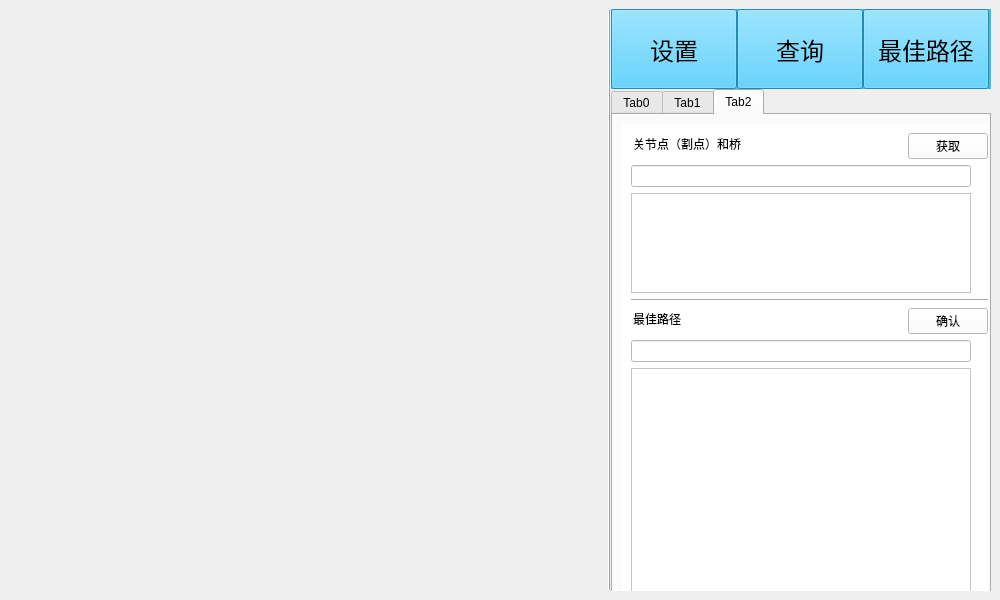
<?xml version="1.0" encoding="UTF-8"?>
<ui version="4.0">
 <class>MainWindow</class>
 <widget class="QMainWindow" name="MainWindow">
  <property name="geometry">
   <rect>
    <x>0</x>
    <y>0</y>
    <width>1000</width>
    <height>600</height>
   </rect>
  </property>
  <property name="minimumSize">
   <size>
    <width>1000</width>
    <height>600</height>
   </size>
  </property>
  <property name="maximumSize">
   <size>
    <width>1000</width>
    <height>600</height>
   </size>
  </property>
  <property name="windowTitle">
   <string>NUCMAP</string>
  </property>
  <property name="windowIcon">
   <iconset resource="res.qrc">
    <normaloff>:/new/image/nuc.ico</normaloff>:/new/image/nuc.ico</iconset>
  </property>
  <widget class="QWidget" name="centralwidget">
   <layout class="QGridLayout" name="gridLayout_2">
    <item row="0" column="0">
     <widget class="QWidget" name="widgetImg" native="true">
      <property name="minimumSize">
       <size>
        <width>600</width>
        <height>600</height>
       </size>
      </property>
      <property name="maximumSize">
       <size>
        <width>600</width>
        <height>600</height>
       </size>
      </property>
      <property name="mouseTracking">
       <bool>true</bool>
      </property>
      <widget class="QLabel" name="labelImg">
       <property name="geometry">
        <rect>
         <x>0</x>
         <y>0</y>
         <width>600</width>
         <height>600</height>
        </rect>
       </property>
       <property name="minimumSize">
        <size>
         <width>600</width>
         <height>600</height>
        </size>
       </property>
       <property name="maximumSize">
        <size>
         <width>600</width>
         <height>600</height>
        </size>
       </property>
       <property name="mouseTracking">
        <bool>true</bool>
       </property>
       <property name="text">
        <string/>
       </property>
       <property name="pixmap">
        <pixmap resource="res.qrc">:/new/image/nucMap.png</pixmap>
       </property>
       <property name="scaledContents">
        <bool>true</bool>
       </property>
       <property name="alignment">
        <set>Qt::AlignCenter</set>
       </property>
      </widget>
     </widget>
    </item>
    <item row="0" column="1">
     <widget class="QWidget" name="widgetTotal" native="true">
      <layout class="QHBoxLayout" name="horizontalLayout_2">
       <property name="spacing">
        <number>0</number>
       </property>
       <property name="leftMargin">
        <number>0</number>
       </property>
       <property name="topMargin">
        <number>0</number>
       </property>
       <property name="rightMargin">
        <number>0</number>
       </property>
       <property name="bottomMargin">
        <number>0</number>
       </property>
       <item>
        <spacer name="horizontalSpacer">
         <property name="orientation">
          <enum>Qt::Horizontal</enum>
         </property>
         <property name="sizeHint" stdset="0">
          <size>
           <width>40</width>
           <height>20</height>
          </size>
         </property>
        </spacer>
       </item>
       <item>
        <widget class="QFrame" name="frame">
         <property name="frameShape">
          <enum>QFrame::VLine</enum>
         </property>
         <property name="frameShadow">
          <enum>QFrame::Raised</enum>
         </property>
        </widget>
       </item>
       <item>
        <spacer name="horizontalSpacer_2">
         <property name="orientation">
          <enum>Qt::Horizontal</enum>
         </property>
         <property name="sizeHint" stdset="0">
          <size>
           <width>40</width>
           <height>20</height>
          </size>
         </property>
        </spacer>
       </item>
       <item>
        <widget class="QWidget" name="widgetTab" native="true">
         <property name="minimumSize">
          <size>
           <width>380</width>
           <height>600</height>
          </size>
         </property>
         <property name="maximumSize">
          <size>
           <width>380</width>
           <height>600</height>
          </size>
         </property>
         <layout class="QVBoxLayout" name="verticalLayout">
          <property name="spacing">
           <number>0</number>
          </property>
          <property name="leftMargin">
           <number>0</number>
          </property>
          <property name="topMargin">
           <number>0</number>
          </property>
          <property name="rightMargin">
           <number>0</number>
          </property>
          <property name="bottomMargin">
           <number>0</number>
          </property>
          <item>
           <widget class="QWidget" name="widgetButton" native="true">
            <property name="minimumSize">
             <size>
              <width>380</width>
              <height>80</height>
             </size>
            </property>
            <property name="maximumSize">
             <size>
              <width>380</width>
              <height>80</height>
             </size>
            </property>
            <property name="font">
             <font>
              <pointsize>18</pointsize>
             </font>
            </property>
            <property name="styleSheet">
             <string notr="true">background-color: rgb(55, 192, 246);</string>
            </property>
            <layout class="QHBoxLayout" name="horizontalLayout_3">
             <property name="spacing">
              <number>0</number>
             </property>
             <property name="leftMargin">
              <number>0</number>
             </property>
             <property name="topMargin">
              <number>0</number>
             </property>
             <property name="rightMargin">
              <number>0</number>
             </property>
             <property name="bottomMargin">
              <number>0</number>
             </property>
             <item>
              <widget class="QPushButton" name="pushButton0">
               <property name="minimumSize">
                <size>
                 <width>126</width>
                 <height>80</height>
                </size>
               </property>
               <property name="maximumSize">
                <size>
                 <width>126</width>
                 <height>80</height>
                </size>
               </property>
               <property name="styleSheet">
                <string notr="true"/>
               </property>
               <property name="text">
                <string>设置</string>
               </property>
              </widget>
             </item>
             <item>
              <widget class="QPushButton" name="pushButton1">
               <property name="minimumSize">
                <size>
                 <width>126</width>
                 <height>80</height>
                </size>
               </property>
               <property name="maximumSize">
                <size>
                 <width>126</width>
                 <height>80</height>
                </size>
               </property>
               <property name="text">
                <string>查询</string>
               </property>
              </widget>
             </item>
             <item>
              <widget class="QPushButton" name="pushButton2">
               <property name="minimumSize">
                <size>
                 <width>126</width>
                 <height>80</height>
                </size>
               </property>
               <property name="maximumSize">
                <size>
                 <width>126</width>
                 <height>80</height>
                </size>
               </property>
               <property name="text">
                <string>最佳路径</string>
               </property>
              </widget>
             </item>
            </layout>
           </widget>
          </item>
          <item>
           <widget class="QTabWidget" name="tabWidget">
            <property name="minimumSize">
             <size>
              <width>0</width>
              <height>0</height>
             </size>
            </property>
            <property name="currentIndex">
             <number>2</number>
            </property>
            <widget class="QWidget" name="tab0">
             <attribute name="title">
              <string>Tab0</string>
             </attribute>
             <layout class="QGridLayout" name="gridLayout_5">
              <item row="0" column="0">
               <widget class="QWidget" name="widget0" native="true">
                <property name="minimumSize">
                 <size>
                  <width>375</width>
                  <height>515</height>
                 </size>
                </property>
                <property name="maximumSize">
                 <size>
                  <width>375</width>
                  <height>515</height>
                 </size>
                </property>
                <property name="styleSheet">
                 <string notr="true">background-color: rgb(255, 255, 255);</string>
                </property>
                <layout class="QGridLayout" name="gridLayout">
                 <item row="11" column="1">
                  <widget class="QLineEdit" name="lineEditFinishDel">
                   <property name="readOnly">
                    <bool>false</bool>
                   </property>
                  </widget>
                 </item>
                 <item row="8" column="0" colspan="4">
                  <widget class="Line" name="line1">
                   <property name="orientation">
                    <enum>Qt::Horizontal</enum>
                   </property>
                  </widget>
                 </item>
                 <item row="7" column="0">
                  <widget class="QLineEdit" name="lineEditLength">
                   <property name="text">
                    <string>长度</string>
                   </property>
                   <property name="frame">
                    <bool>false</bool>
                   </property>
                   <property name="alignment">
                    <set>Qt::AlignCenter</set>
                   </property>
                   <property name="readOnly">
                    <bool>true</bool>
                   </property>
                  </widget>
                 </item>
                 <item row="2" column="3">
                  <widget class="QPushButton" name="pushButtonSure1">
                   <property name="text">
                    <string>确认</string>
                   </property>
                  </widget>
                 </item>
                 <item row="10" column="0">
                  <widget class="QLineEdit" name="lineEditSpointDel">
                   <property name="text">
                    <string>起点</string>
                   </property>
                   <property name="frame">
                    <bool>false</bool>
                   </property>
                   <property name="alignment">
                    <set>Qt::AlignCenter</set>
                   </property>
                   <property name="readOnly">
                    <bool>true</bool>
                   </property>
                  </widget>
                 </item>
                 <item row="13" column="0">
                  <widget class="QLineEdit" name="lineEditDelSpot">
                   <property name="text">
                    <string>删除地点</string>
                   </property>
                   <property name="frame">
                    <bool>false</bool>
                   </property>
                  </widget>
                 </item>
                 <item row="11" column="0">
                  <widget class="QLineEdit" name="lineEditFpointDel">
                   <property name="text">
                    <string>终点</string>
                   </property>
                   <property name="frame">
                    <bool>false</bool>
                   </property>
                   <property name="alignment">
                    <set>Qt::AlignCenter</set>
                   </property>
                   <property name="readOnly">
                    <bool>true</bool>
                   </property>
                  </widget>
                 </item>
                 <item row="13" column="1">
                  <widget class="QLineEdit" name="lineEditDelSpotPut">
                   <property name="readOnly">
                    <bool>false</bool>
                   </property>
                  </widget>
                 </item>
                 <item row="6" column="1">
                  <widget class="QLineEdit" name="lineEditFinishAdd">
                   <property name="readOnly">
                    <bool>false</bool>
                   </property>
                  </widget>
                 </item>
                 <item row="0" column="1">
                  <widget class="QLineEdit" name="lineEditChangeSpot">
                   <property name="readOnly">
                    <bool>false</bool>
                   </property>
                  </widget>
                 </item>
                 <item row="6" column="0">
                  <widget class="QLineEdit" name="lineEditFpointAdd">
                   <property name="text">
                    <string>终点</string>
                   </property>
                   <property name="frame">
                    <bool>false</bool>
                   </property>
                   <property name="alignment">
                    <set>Qt::AlignCenter</set>
                   </property>
                   <property name="readOnly">
                    <bool>true</bool>
                   </property>
                  </widget>
                 </item>
                 <item row="1" column="1">
                  <widget class="QLineEdit" name="lineEditNamePut"/>
                 </item>
                 <item row="7" column="3">
                  <widget class="QPushButton" name="pushButtonSure2">
                   <property name="text">
                    <string>确认</string>
                   </property>
                  </widget>
                 </item>
                 <item row="7" column="1">
                  <widget class="QLineEdit" name="lineEditLengthPut">
                   <property name="text">
                    <string/>
                   </property>
                  </widget>
                 </item>
                 <item row="2" column="0">
                  <widget class="QLineEdit" name="lineEditDes">
                   <property name="text">
                    <string>简介</string>
                   </property>
                   <property name="frame">
                    <bool>false</bool>
                   </property>
                   <property name="alignment">
                    <set>Qt::AlignCenter</set>
                   </property>
                   <property name="readOnly">
                    <bool>true</bool>
                   </property>
                  </widget>
                 </item>
                 <item row="3" column="0" colspan="4">
                  <widget class="Line" name="line0">
                   <property name="orientation">
                    <enum>Qt::Horizontal</enum>
                   </property>
                  </widget>
                 </item>
                 <item row="9" column="0">
                  <widget class="QLineEdit" name="lineEditDel">
                   <property name="text">
                    <string>删除路径</string>
                   </property>
                   <property name="frame">
                    <bool>false</bool>
                   </property>
                   <property name="readOnly">
                    <bool>true</bool>
                   </property>
                  </widget>
                 </item>
                 <item row="10" column="1">
                  <widget class="QLineEdit" name="lineEditStartDel">
                   <property name="readOnly">
                    <bool>false</bool>
                   </property>
                  </widget>
                 </item>
                 <item row="5" column="0">
                  <widget class="QLineEdit" name="lineEditSpointAdd">
                   <property name="text">
                    <string>起点</string>
                   </property>
                   <property name="frame">
                    <bool>false</bool>
                   </property>
                   <property name="alignment">
                    <set>Qt::AlignCenter</set>
                   </property>
                   <property name="readOnly">
                    <bool>true</bool>
                   </property>
                  </widget>
                 </item>
                 <item row="5" column="1">
                  <widget class="QLineEdit" name="lineEditStartAdd">
                   <property name="readOnly">
                    <bool>false</bool>
                   </property>
                  </widget>
                 </item>
                 <item row="4" column="0">
                  <widget class="QLineEdit" name="lineEditAdd">
                   <property name="text">
                    <string>添加路径</string>
                   </property>
                   <property name="frame">
                    <bool>false</bool>
                   </property>
                   <property name="readOnly">
                    <bool>true</bool>
                   </property>
                  </widget>
                 </item>
                 <item row="0" column="0">
                  <widget class="QLineEdit" name="lineEditChange">
                   <property name="text">
                    <string>修改地点</string>
                   </property>
                   <property name="frame">
                    <bool>false</bool>
                   </property>
                   <property name="readOnly">
                    <bool>true</bool>
                   </property>
                  </widget>
                 </item>
                 <item row="2" column="1">
                  <widget class="QLineEdit" name="lineEditDesPut"/>
                 </item>
                 <item row="1" column="0">
                  <widget class="QLineEdit" name="lineEditName">
                   <property name="text">
                    <string>名称</string>
                   </property>
                   <property name="frame">
                    <bool>false</bool>
                   </property>
                   <property name="alignment">
                    <set>Qt::AlignCenter</set>
                   </property>
                   <property name="readOnly">
                    <bool>true</bool>
                   </property>
                  </widget>
                 </item>
                 <item row="12" column="0" colspan="4">
                  <widget class="Line" name="line2">
                   <property name="orientation">
                    <enum>Qt::Horizontal</enum>
                   </property>
                  </widget>
                 </item>
                 <item row="11" column="3">
                  <widget class="QPushButton" name="pushButtonSure3">
                   <property name="text">
                    <string>确认</string>
                   </property>
                  </widget>
                 </item>
                 <item row="13" column="3">
                  <widget class="QPushButton" name="pushButtonSure4">
                   <property name="text">
                    <string>确认</string>
                   </property>
                  </widget>
                 </item>
                 <item row="0" column="3">
                  <widget class="QPushButton" name="pushButtonGet">
                   <property name="text">
                    <string>获取</string>
                   </property>
                  </widget>
                 </item>
                </layout>
               </widget>
              </item>
             </layout>
            </widget>
            <widget class="QWidget" name="tab1">
             <attribute name="title">
              <string>Tab1</string>
             </attribute>
             <layout class="QGridLayout" name="gridLayout_6">
              <item row="0" column="0">
               <widget class="QWidget" name="widget_2" native="true">
                <property name="minimumSize">
                 <size>
                  <width>375</width>
                  <height>515</height>
                 </size>
                </property>
                <property name="maximumSize">
                 <size>
                  <width>375</width>
                  <height>515</height>
                 </size>
                </property>
                <property name="styleSheet">
                 <string notr="true">background-color: rgb(255, 255, 255);</string>
                </property>
                <layout class="QGridLayout" name="gridLayout_4">
                 <item row="25" column="0" colspan="3">
                  <widget class="QLineEdit" name="lineEditInSpot">
                   <property name="minimumSize">
                    <size>
                     <width>340</width>
                     <height>0</height>
                    </size>
                   </property>
                   <property name="maximumSize">
                    <size>
                     <width>340</width>
                     <height>16777215</height>
                    </size>
                   </property>
                   <property name="readOnly">
                    <bool>true</bool>
                   </property>
                  </widget>
                 </item>
                 <item row="5" column="1">
                  <widget class="QLineEdit" name="lineEditFPut">
                   <property name="minimumSize">
                    <size>
                     <width>0</width>
                     <height>0</height>
                    </size>
                   </property>
                   <property name="maximumSize">
                    <size>
                     <width>16777215</width>
                     <height>16777215</height>
                    </size>
                   </property>
                  </widget>
                 </item>
                 <item row="21" column="2">
                  <widget class="QPushButton" name="pushButtonISeek">
                   <property name="text">
                    <string>确定</string>
                   </property>
                  </widget>
                 </item>
                 <item row="5" column="2" rowspan="2">
                  <widget class="QPushButton" name="pushButtonSeekShort">
                   <property name="text">
                    <string>查询</string>
                   </property>
                  </widget>
                 </item>
                 <item row="2" column="0">
                  <widget class="QLineEdit" name="lineEditShort">
                   <property name="text">
                    <string>最短路径</string>
                   </property>
                   <property name="frame">
                    <bool>false</bool>
                   </property>
                   <property name="readOnly">
                    <bool>true</bool>
                   </property>
                  </widget>
                 </item>
                 <item row="7" column="0" colspan="3">
                  <widget class="QTextEdit" name="textEditAll">
                   <property name="minimumSize">
                    <size>
                     <width>340</width>
                     <height>0</height>
                    </size>
                   </property>
                   <property name="maximumSize">
                    <size>
                     <width>340</width>
                     <height>16777215</height>
                    </size>
                   </property>
                   <property name="readOnly">
                    <bool>true</bool>
                   </property>
                  </widget>
                 </item>
                 <item row="8" column="0" colspan="3">
                  <widget class="QTextEdit" name="textEditShort">
                   <property name="minimumSize">
                    <size>
                     <width>340</width>
                     <height>0</height>
                    </size>
                   </property>
                   <property name="maximumSize">
                    <size>
                     <width>340</width>
                     <height>16777215</height>
                    </size>
                   </property>
                   <property name="readOnly">
                    <bool>true</bool>
                   </property>
                  </widget>
                 </item>
                 <item row="4" column="1">
                  <widget class="QLineEdit" name="lineEditSPut">
                   <property name="minimumSize">
                    <size>
                     <width>0</width>
                     <height>0</height>
                    </size>
                   </property>
                   <property name="maximumSize">
                    <size>
                     <width>16777215</width>
                     <height>16777215</height>
                    </size>
                   </property>
                  </widget>
                 </item>
                 <item row="4" column="0">
                  <widget class="QLineEdit" name="lineEditS">
                   <property name="minimumSize">
                    <size>
                     <width>126</width>
                     <height>0</height>
                    </size>
                   </property>
                   <property name="maximumSize">
                    <size>
                     <width>16777215</width>
                     <height>16777215</height>
                    </size>
                   </property>
                   <property name="text">
                    <string>起点</string>
                   </property>
                   <property name="frame">
                    <bool>false</bool>
                   </property>
                   <property name="alignment">
                    <set>Qt::AlignCenter</set>
                   </property>
                   <property name="readOnly">
                    <bool>true</bool>
                   </property>
                  </widget>
                 </item>
                 <item row="21" column="0">
                  <widget class="QLineEdit" name="lineEdit_26">
                   <property name="minimumSize">
                    <size>
                     <width>0</width>
                     <height>0</height>
                    </size>
                   </property>
                   <property name="maximumSize">
                    <size>
                     <width>16777215</width>
                     <height>16777215</height>
                    </size>
                   </property>
                   <property name="text">
                    <string>查询详情</string>
                   </property>
                   <property name="frame">
                    <bool>false</bool>
                   </property>
                   <property name="readOnly">
                    <bool>true</bool>
                   </property>
                  </widget>
                 </item>
                 <item row="5" column="0">
                  <widget class="QLineEdit" name="lineEditF">
                   <property name="text">
                    <string>终点</string>
                   </property>
                   <property name="frame">
                    <bool>false</bool>
                   </property>
                   <property name="alignment">
                    <set>Qt::AlignCenter</set>
                   </property>
                   <property name="readOnly">
                    <bool>true</bool>
                   </property>
                  </widget>
                 </item>
                 <item row="21" column="1">
                  <widget class="QLineEdit" name="lineEdit"/>
                 </item>
                 <item row="26" column="0" colspan="3">
                  <widget class="QTextEdit" name="textEditInquiry">
                   <property name="minimumSize">
                    <size>
                     <width>340</width>
                     <height>0</height>
                    </size>
                   </property>
                   <property name="maximumSize">
                    <size>
                     <width>340</width>
                     <height>16777215</height>
                    </size>
                   </property>
                   <property name="readOnly">
                    <bool>true</bool>
                   </property>
                  </widget>
                 </item>
                 <item row="9" column="0" rowspan="3" colspan="3">
                  <widget class="Line" name="line_4">
                   <property name="orientation">
                    <enum>Qt::Horizontal</enum>
                   </property>
                  </widget>
                 </item>
                </layout>
               </widget>
              </item>
             </layout>
            </widget>
            <widget class="QWidget" name="tab2">
             <attribute name="title">
              <string>Tab2</string>
             </attribute>
             <layout class="QGridLayout" name="gridLayout_7">
              <item row="0" column="0">
               <widget class="QWidget" name="widget_3" native="true">
                <property name="minimumSize">
                 <size>
                  <width>375</width>
                  <height>515</height>
                 </size>
                </property>
                <property name="maximumSize">
                 <size>
                  <width>375</width>
                  <height>515</height>
                 </size>
                </property>
                <property name="styleSheet">
                 <string notr="true">background-color: rgb(255, 255, 255);</string>
                </property>
                <layout class="QGridLayout" name="gridLayout_3">
                 <item row="2" column="0">
                  <widget class="QTextEdit" name="textEditBridge">
                   <property name="minimumSize">
                    <size>
                     <width>340</width>
                     <height>100</height>
                    </size>
                   </property>
                   <property name="maximumSize">
                    <size>
                     <width>340</width>
                     <height>100</height>
                    </size>
                   </property>
                   <property name="readOnly">
                    <bool>true</bool>
                   </property>
                  </widget>
                 </item>
                 <item row="1" column="0" colspan="2">
                  <widget class="QLineEdit" name="lineEditKeyPut">
                   <property name="minimumSize">
                    <size>
                     <width>340</width>
                     <height>0</height>
                    </size>
                   </property>
                   <property name="maximumSize">
                    <size>
                     <width>340</width>
                     <height>16777215</height>
                    </size>
                   </property>
                   <property name="readOnly">
                    <bool>true</bool>
                   </property>
                  </widget>
                 </item>
                 <item row="0" column="0">
                  <widget class="QLineEdit" name="lineEditKey">
                   <property name="text">
                    <string>关节点（割点）和桥</string>
                   </property>
                   <property name="frame">
                    <bool>false</bool>
                   </property>
                   <property name="readOnly">
                    <bool>true</bool>
                   </property>
                  </widget>
                 </item>
                 <item row="8" column="0" colspan="2">
                  <widget class="QLineEdit" name="lineEditBestPut">
                   <property name="minimumSize">
                    <size>
                     <width>340</width>
                     <height>0</height>
                    </size>
                   </property>
                   <property name="maximumSize">
                    <size>
                     <width>340</width>
                     <height>16777215</height>
                    </size>
                   </property>
                  </widget>
                 </item>
                 <item row="7" column="1">
                  <widget class="QPushButton" name="pushButtonSureBest">
                   <property name="text">
                    <string>确认</string>
                   </property>
                  </widget>
                 </item>
                 <item row="0" column="1">
                  <widget class="QPushButton" name="pushButtonSeekKey">
                   <property name="text">
                    <string>获取</string>
                   </property>
                  </widget>
                 </item>
                 <item row="3" column="0" colspan="2">
                  <widget class="Line" name="line_5">
                   <property name="orientation">
                    <enum>Qt::Horizontal</enum>
                   </property>
                  </widget>
                 </item>
                 <item row="7" column="0">
                  <widget class="QLineEdit" name="lineEditBest">
                   <property name="text">
                    <string>最佳路径</string>
                   </property>
                   <property name="frame">
                    <bool>false</bool>
                   </property>
                   <property name="readOnly">
                    <bool>true</bool>
                   </property>
                  </widget>
                 </item>
                 <item row="9" column="0" colspan="2">
                  <widget class="QTextEdit" name="textEditBest">
                   <property name="minimumSize">
                    <size>
                     <width>340</width>
                     <height>300</height>
                    </size>
                   </property>
                   <property name="maximumSize">
                    <size>
                     <width>340</width>
                     <height>300</height>
                    </size>
                   </property>
                   <property name="readOnly">
                    <bool>true</bool>
                   </property>
                  </widget>
                 </item>
                </layout>
               </widget>
              </item>
             </layout>
            </widget>
           </widget>
          </item>
         </layout>
        </widget>
       </item>
      </layout>
     </widget>
    </item>
   </layout>
  </widget>
 </widget>
 <resources>
  <include location="res.qrc"/>
 </resources>
 <connections/>
</ui>
